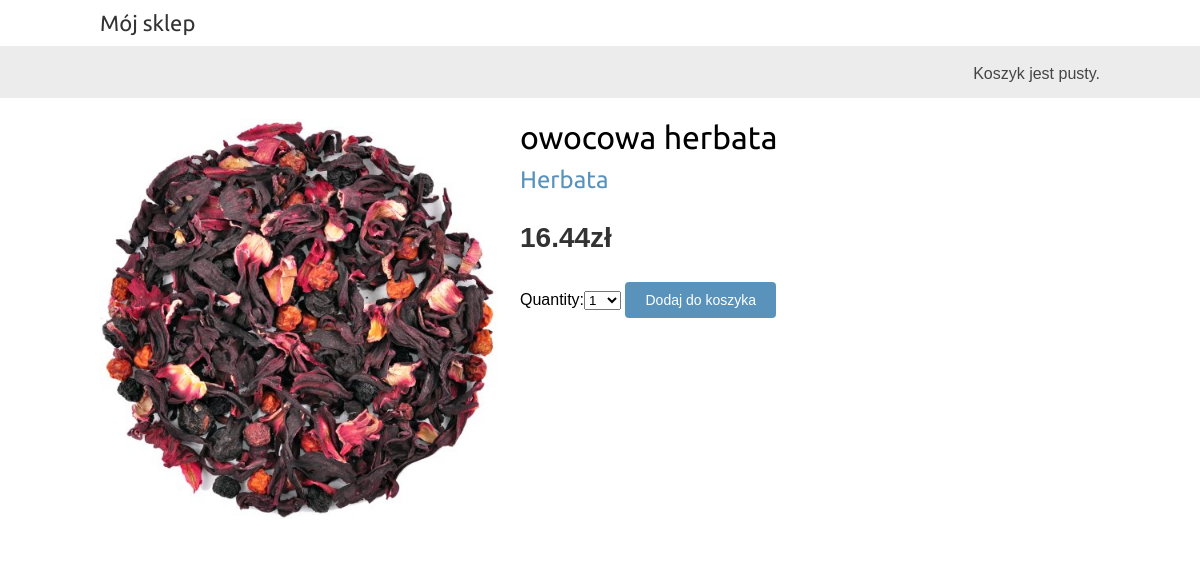
The page /4/owocowa-herbata/ on the database its author committed.
### shop/models.py (models this page shows, shortened)
class Product(models.Model):
    category = models.ForeignKey(Category, related_name='products', on_delete=models.CASCADE)
    name = models.CharField(max_length=200, db_index=True)
    slug = models.SlugField(max_length=200, db_index=True)
    image = models.ImageField(upload_to='products', blank=True)
    description = models.TextField(blank=True)
    price = models.DecimalField(max_digits=10, decimal_places=2)
    available = models.BooleanField(default=True)
    created = models.DateTimeField(auto_now_add=True)
    updated = models.DateTimeField(auto_now=True)
    class Meta:
        ordering = 'name',
        index_together = (('id', 'slug',),)

class Category(models.Model):
    name = models.CharField(max_length=200, db_index=True)
    slug = models.SlugField(max_length=200, db_index=True, unique=True)
    class Meta:
        ordering = 'name',
        verbose_name = 'category'
        verbose_name_plural = 'categories'
    def __str__(self):
        return self.name
    def get_absolute_url(self):
        return reverse('shop:product_list_by_category', args=[self.slug])

### shop/views.py (the view)
# urls.py: path('<int:id>/<slug:slug>/', views.product_detail, name='product_detail'),
def product_detail(request, id, slug):
    product = get_object_or_404(Product,
                                id=id,
                                slug=slug,
                                available=True)
    cart_product_form = CartAddProductForm()
    return render(request,
                  'detail.html',
                  {'product': product,
                   'cart_product_form': cart_product_form})

### cart/forms.py
class CartAddProductForm(forms.Form):
    quantity = forms.TypedChoiceField(choices=PRODUCT_QUANTITY_CHOICES, coerce=int)
    override = forms.BooleanField(required=False, initial=False, widget=forms.HiddenInput)

### cart/cart.py (called while the page is built)
    def __len__(self):
        return sum(item['quantity'] for item in self.cart.values())

### cart/context_processors.py (called while the page is built)
def cart(request):
    return {'cart': Cart(request)}

### shop/templates/detail.html (shortened to what this page needs)
{% extends "base.html" %}
{% load static %}
{% block content %}
  <div class="product-detail">
    <img src="{% if product.image %}{{ product.image.url }}{% else %}
    {% static 'images/no_image.png' %}{% endif %}">
    <h1>{{ product.name }}</h1>
    <h2>
      <a href="{{ product.category.get_absolute_url }}">
        {{ product.category }}
      </a>
    </h2>
    <p class="price">{{ product.price }}zł</p>
    <form action="{% url 'cart:cart_add' product.id %}" method="post">
      {{ cart_product_form}}
      <input type="submit" value="Dodaj do koszyka">
    </form>
  </div>
{% endblock %}

### shop/static/css/base.css (style rules this page uses)
body { margin:0; padding:0; font-family:helvetica, sans-serif; }
h1, h2, h3, h4, h5 , h6 { font-family: 'Ubuntu', sans-serif; font-weight:normal; }
a { text-decoration:none; color:#5993bb; }
a.button, input[type="submit"] { color:#fff; background:#5993bb; border-radius:4px; padding:10px 20px; font-size:14px; border:0; }
.product-detail { text-align:justify; }
.product-detail .price { color:#333; font-size:28px; font-weight:bold; }
.product-detail img { width:40%; float:left; padding:0 20px 20px 0; }
.product-detail h1 { margin-bottom:0; }
.product-detail h2 { margin-top:10px; }

### rows shown on the page
Product: image (picture), name "owocowa herbata", category "Herbata", price "16.44"
